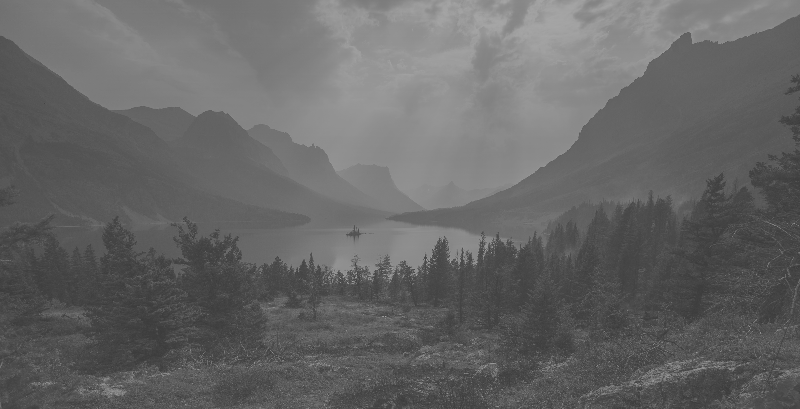
#> input picture TP4 - Threshold/landscape.png, 800 x 409 px
$ python SolutionTP4.py
#> lines starting #> are read from the running program, lines starting #| are printed output that depends on the picture
import numpy as np
import matplotlib.image as mpimg
import matplotlib.pyplot as plt

# [52 lines left out: functions see_gaussian, see_shapes, not called in this run]


def get_histogram(image, bins):
    histogram = np.zeros(bins)

    for pixel in image:
        histogram[pixel] += 1

    return histogram

def cumsum(a):
    a = iter(a)
    b = [next(a)]
    for i in a:
        b.append(b[-1] + i)
    return np.array(b)

def equalize_image(img_name):
#> called with img_name = 'landscape.png'
    img = mpimg.imread(img_name)
#> img is the input picture: shape (409, 800) float32; min 0.235, max 0.647, mean 0.399
    if len(img.shape) == 3:
        img = np.mean(img, axis=2)
    img = (img * 255).astype(np.uint8)
    plt.imshow(img, cmap='gray')
    plt.show()
    flat = img.flatten()
    plt.hist(flat, bins=50)
    plt.show()
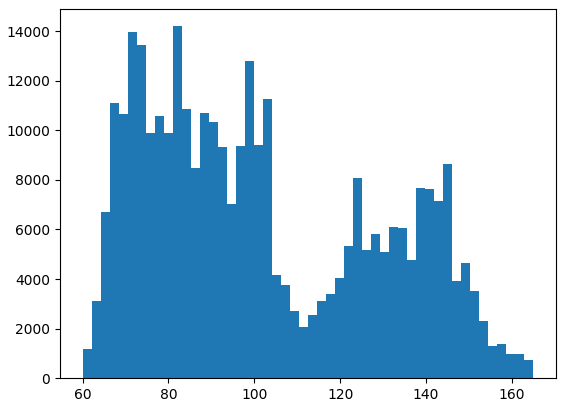
#> figure drawn by matplotlib, 1 panel; tallest bar 14195 high, from x = 81 to 83.1

    hist = get_histogram(flat, 256)
#> the loop in get_histogram, `for pixel in image:` made 327200 passes
#> pixel on passes 1 to 3: 115, 114, 114
#> after the loop in get_histogram, `for pixel in image:`: histogram = 256 values, max 8397 at index 71, min 0 at index 0, mean 1278.1
#> hist has the same summary as histogram in get_histogram

    cs = cumsum(hist)
#> in cumsum, `b = [next(a)]`: b = [0]
#> the loop in cumsum, `for i in a:` made 255 passes
#> after the loop in cumsum, `for i in a:`: b = 256 values from 0 to 327200
#> cs = 256 values from 0 to 327200

    nj = (cs - cs.min()) * 255
#> nj = 256 values from 0 to 83436000
    N = cs.max() - cs.min()
#> N = 327200

    # re-normalize the cumsum
    cs = nj / N
#> cs = 256 values from 0 to 255

    # cast it back to uint8 since we can't use floating point values in images
    cs = cs.astype('uint8')
    plt.plot(cs)
    plt.show()
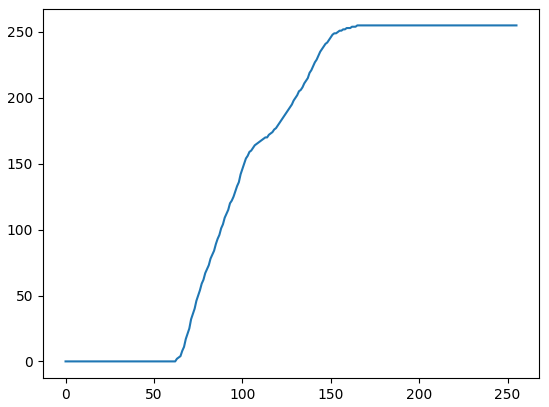
#> figure drawn by matplotlib, 1 panel; curve peaks at x = 165, y = 255
    # get the value from cumulative sum for every index in flat, and set that as img_new
    img_new = cs[flat]

    # put array back into original shape since we flattened it
    img_new = np.reshape(img_new, img.shape)
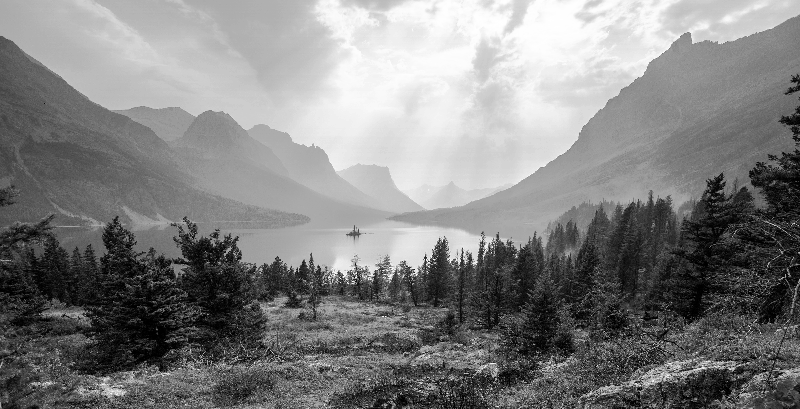
#> img_new: shape (409, 800); min 0, max 255, mean 128.6

    # set up side-by-side image display
    fig = plt.figure()
    fig.set_figheight(15)
    fig.set_figwidth(15)

    fig.add_subplot(1,2,1)
    plt.imshow(img, cmap='gray')

    # display the new image
    fig.add_subplot(1,2,2)
    plt.imshow(img_new, cmap='gray')

    plt.show(block=True)
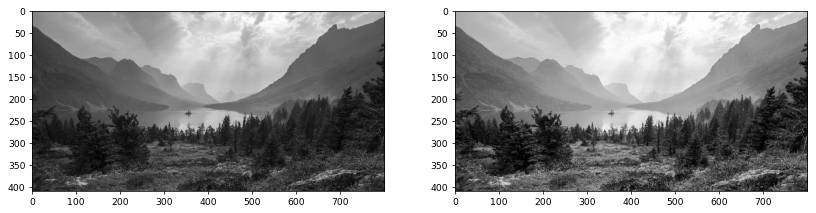
#> figure drawn by matplotlib, 2 panels

# Exemple d'utilisation de la fonction
img_name = "landscape.png"
equalized_image = equalize_image(img_name)
